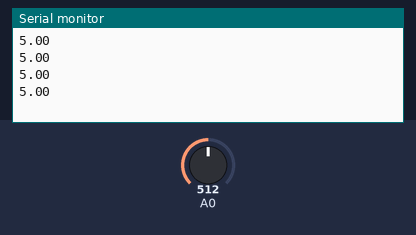
This sketch was run on a simulated Arduino Uno, built with avr-gcc and run on an emulated ATmega328P. On the bench: the last lines printed to the serial monitor. The test bench sets the inputs (shaded band); at power-on: A0 = 512.

Above: at 1.2 s.
1.3 s: A0 set to 716
At 1.71 s:
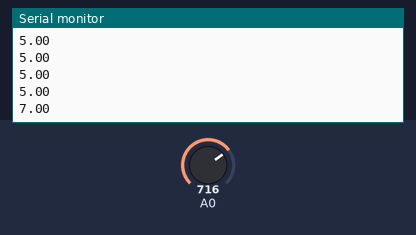
2.8 s: A0 set to 900
At 2.91 s:
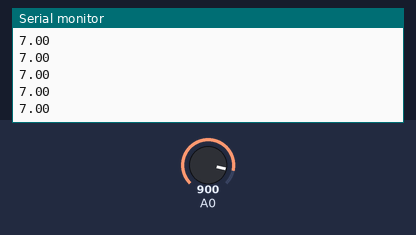
Timing chart, 0 to 5.8 s (numbered marks = the images above; inputs shaded):
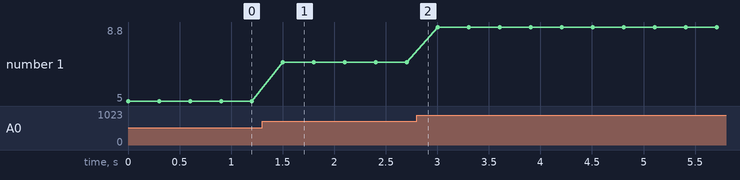

The sketch:

Projeto_136_Monitor_de_Tensao_com_Divisor.ino
```cpp
// Projeto 136 - Monitor de Tensão com Divisor
// Arduino Uno | Arduino Neon Lab

void setup(){ Serial.begin(9600); }
 void loop(){
   float vout = analogRead(A0) * 5.0 / 1023.0;
   float vin = vout * 2.0; // exemplo para divisor 1:1
   Serial.println(vin);
   delay(300);
 }
```

Measured:
- after the input at 1.3 s, the serial monitor: prints a new line after 0.20 s (image 1)
- plotted number 1: 5 → 7 after the input at 1.3 s, 7 → 8.8 after the input at 2.8 s
